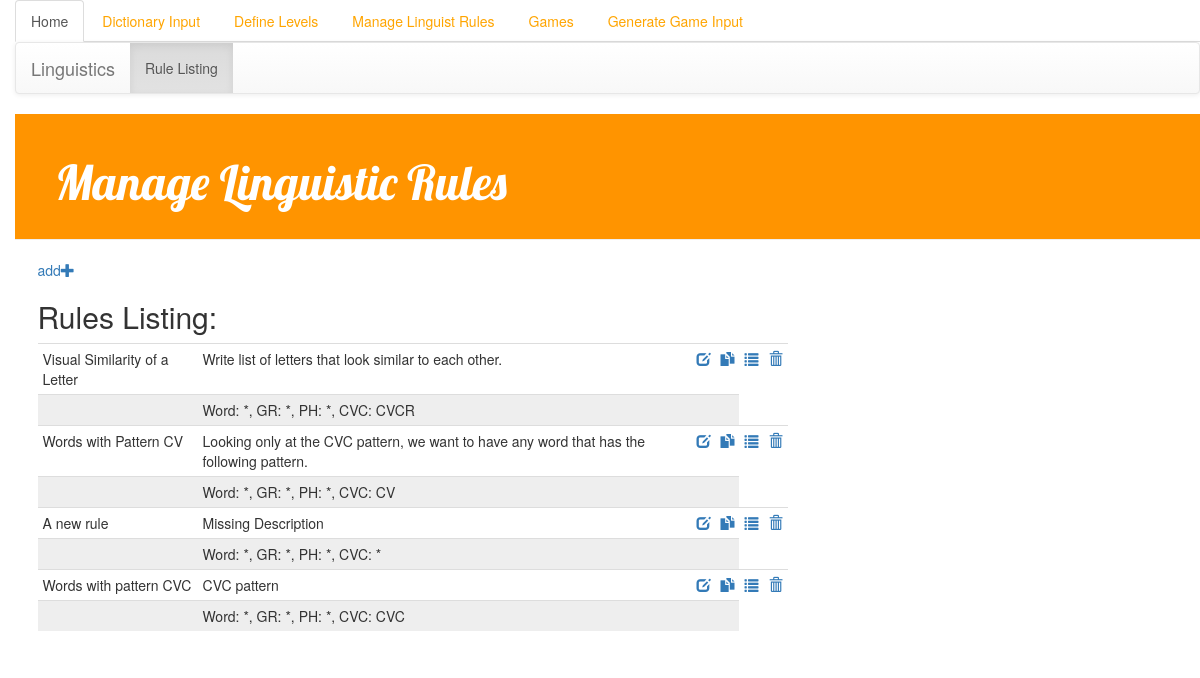
The page /Linguistics/linguistics_list/ on the database as committed earlier.
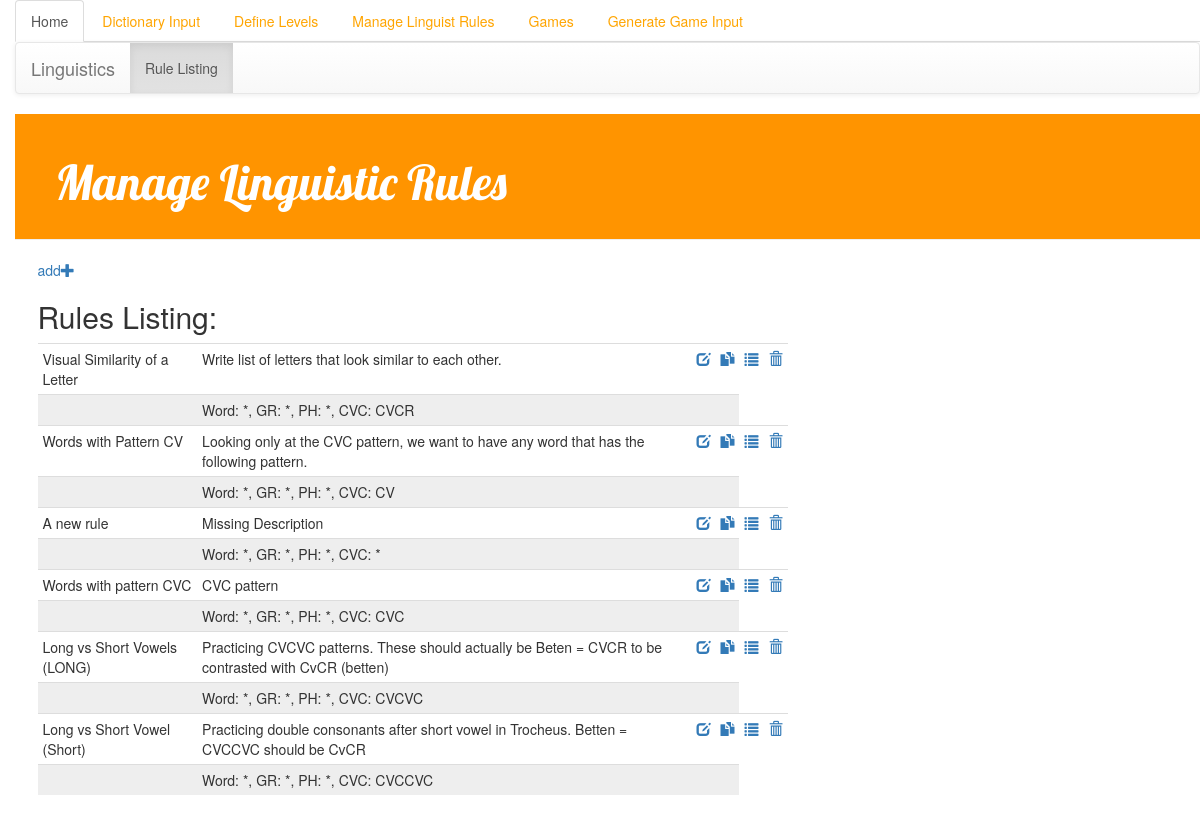
The same page on the database as committed later.
### Linguistics/models.py (models this page shows, shortened)
class LinguisticRule(models.Model):
    name = models.CharField(max_length=200,default='', null=True)
    description = models.TextField(default='Missing Description')
    word = models.CharField(max_length=200,default='',null=True)
    ph = models.CharField(max_length=200,default='',null=True)
    gr = models.CharField(max_length=200,default='',null=True)
    CVC = models.CharField(max_length=200,default='',null=True)

### Linguistics/views.py (the view)
def linguistics_list(request):
    response = "Listing of Linguistic Rules."
    try:
        rules = LinguisticRule.objects.all()
    except LinguisticRule.DoesNotExist:
        raise Http404("rules do not exist")
    return render(request, "Linguistics/linguistics_list.html", {'rules': rules})

### templates/Linguistics/linguistics_list.html
{% extends 'Linguistics/base.html' %}
{% block content %}
    <a href="{% url 'linguistics_new'%}" class="top-menu">add<span class="glyphicon glyphicon-plus"></span></a>
    <h2>Rules Listing: </h2>
    <div class="post">
<table class="table table-condensed">
    <tbody>
    {%  for rule in rules %}
        <tr>
            <td>
                {{ rule.name }}
            </td>
            <td>
                {{ rule.description }}
            </td>
            <td>
                <a href="{% url 'linguistics_edit' pk=rule.pk %}"><span class='glyphicon glyphicon-edit'></span></a>
            </td>
            <td>
                <a href="{% url 'linguistics_duplicate' pk=rule.pk %}"><span class='glyphicon glyphicon-duplicate'></span></a>
            </td>
            <td>
                <a href="{% url 'linguistics_Rulelist' pk=rule.pk %}"><span class='glyphicon glyphicon-list'></span></a>
            </td>
            <td>
                <a href="{% url 'linguistics_delete' pk=rule.pk %}"><span class='glyphicon glyphicon-trash'></span></a>
            </td>
        </tr>
        <tr>
        <td></td>
        <td>
            Word: {{ rule.word }}, GR: {{ rule.gr }}, PH: {{ rule.ph }}, CVC: {{ rule.CVC }}
        </td>
        <td></td>
        <td></td>
        </tr>
    {%  endfor %}
    </tbody>
</table>
    </div>
{% endblock %}

Rows that differ between the two databases and show on the page:
added LinguisticRule: name "Long vs Short Vowels (LONG)", description "Practicing CVCVC patterns. These should actually be Beten = CVCR to be contrasted with CvCR (betten)", word "*", gr "*", ph "*", CVC "CVCVC"
added LinguisticRule: name "Long vs Short Vowel (Short)", description "Practicing double consonants after short vowel in Trocheus. Betten = CVCCVC should be CvCR", word "*", gr "*", ph "*", CVC "CVCCVC"
